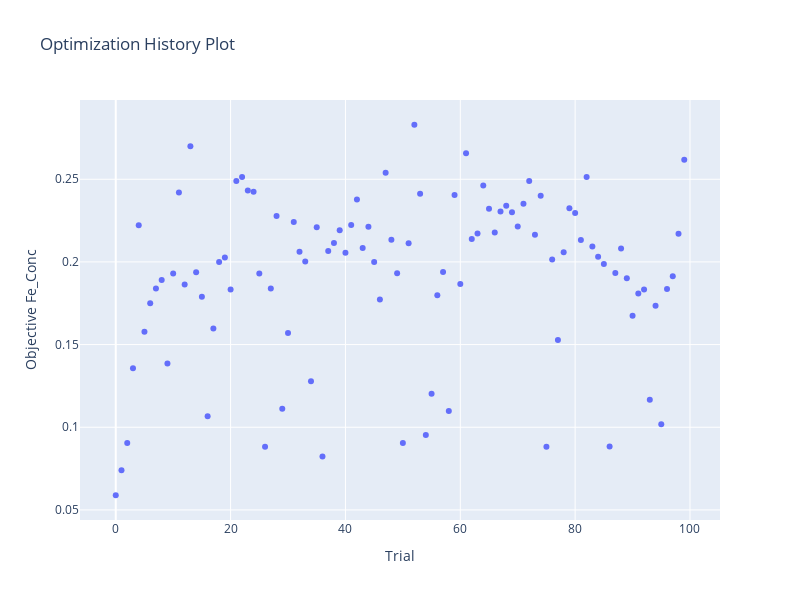

Here is the notebook cell this chart was saved with:
### Markdown cell above
### 可視化
Optunaの最適化履歴をstudy_mlrから得られる試行データをもとに、第一目的（Feの最大化）に対応する履歴をプロットします。

### Code cell
# 最適化履歴をプロット
fig = optuna.visualization.plot_optimization_history(
    study_ann,
    target=lambda t: t.values[0],  # Feを選択
    target_name="Objective Fe_Conc"     # ラベル名を設定
)

fig.update_layout(width=800, height=600, showlegend=False)  # 凡例を非表示に設定
fig.show()

### Figure 1 — Plotly figure (JSON) as saved in the notebook; plotly's stock layout.template omitted (floating-point values rounded to 4 significant figures)
{"data": [{"mode": "markers", "name": "Objective Fe_Conc", "type": "scatter", "x": [0, 1, 2, 3, 4, 5, 6, 7, 8, 9, 10, 11, 12, 13, 14, 15, 16, 17, 18, 19, 20, 21, 22, 23, 24, 25, 26, 27, 28, 29, 30, 31, 32, 33, 34, 35, 36, 37, 38, 39, 40, 41, 42, 43, 44, 45, 46, 47, 48, 49, 50, 51, 52, 53, 54, 55, 56, 57, 58, 59, 60, 61, 62, 63, 64, 65, 66, 67, 68, 69, 70, 71, 72, 73, 74, 75, 76, 77, 78, 79, 80, 81, 82, 83, 84, 85, 86, 87, 88, 89, 90, 91, 92, 93, 94, 95, 96, 97, 98, 99], "y": [0.05887, 0.07406, 0.09043, 0.1357, 0.2222, 0.1577, 0.175, 0.1839, 0.189, 0.1386, 0.1931, 0.2419, 0.1864, 0.2699, 0.1938, 0.1789, 0.1066, 0.1597, 0.1999, 0.2028, 0.1833, 0.249, 0.2514, 0.2432, 0.2424, 0.193, 0.08826, 0.1839, 0.2278, 0.1112, 0.157, 0.2241, 0.2061, 0.2002, 0.1278, 0.221, 0.08232, 0.2067, 0.2114, 0.2192, 0.2056, 0.2224, 0.2378, 0.2084, 0.2213, 0.2, 0.1773, 0.2539, 0.2133, 0.1932, 0.09049, 0.2113, 0.283, 0.2413, 0.09529, 0.1203, 0.1798, 0.1938, 0.1098, 0.2405, 0.1866, 0.2658, 0.2139, 0.2172, 0.2463, 0.2321, 0.2178, 0.2305, 0.2339, 0.23, 0.2215, 0.2352, 0.2489, 0.2165, 0.24, 0.08823, 0.2015, 0.1528, 0.2059, 0.2325, 0.2296, 0.2132, 0.2514, 0.2094, 0.2031, 0.1988, 0.08829, 0.1933, 0.2081, 0.1901, 0.1674, 0.1809, 0.1833, 0.1167, 0.1735, 0.1018, 0.1836, 0.1914, 0.217, 0.2619]}, {"marker": {"color": "#cccccc"}, "mode": "markers", "name": "Infeasible Trial", "showlegend": false, "type": "scatter", "x": [], "y": []}], "layout": {"height": 600, "showlegend": false, "title": {"text": "Optimization History Plot"}, "width": 800, "xaxis": {"title": {"text": "Trial"}}, "yaxis": {"title": {"text": "Objective Fe_Conc"}}}}
